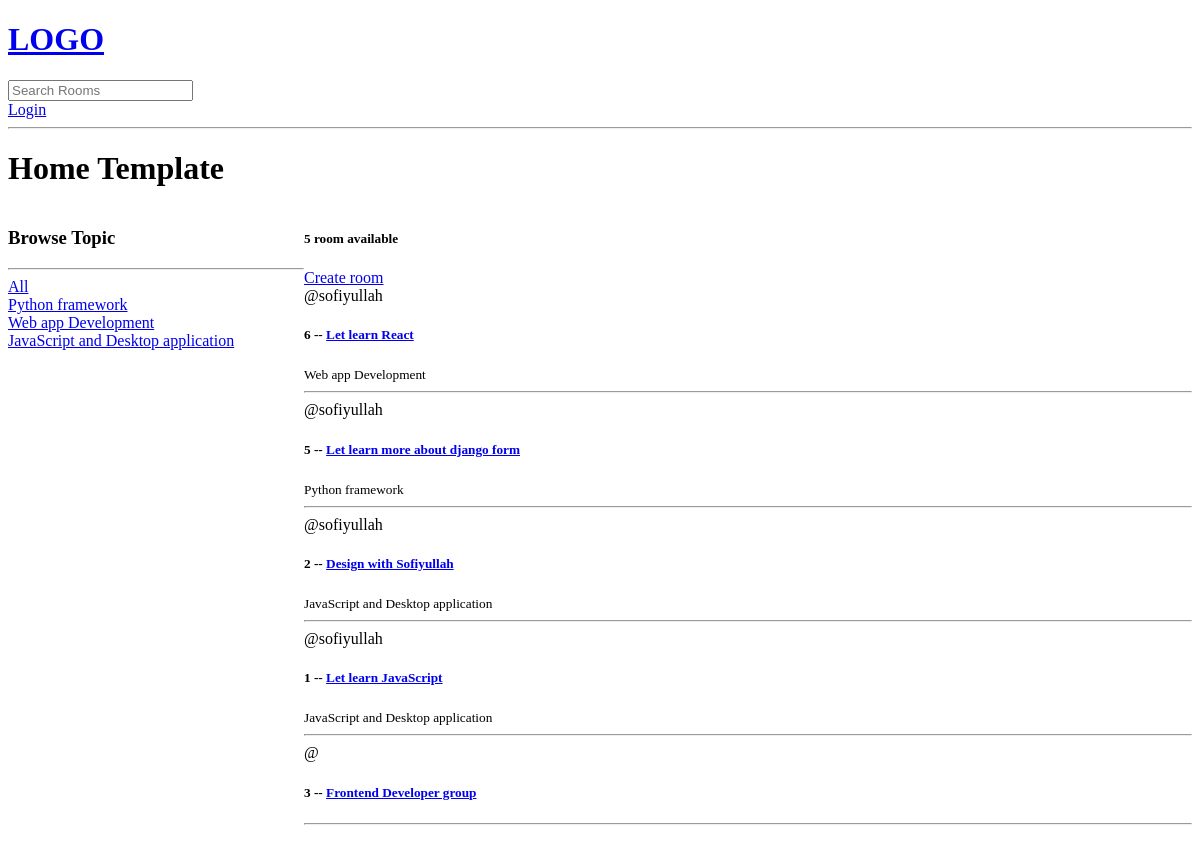
The app's page /, older data.
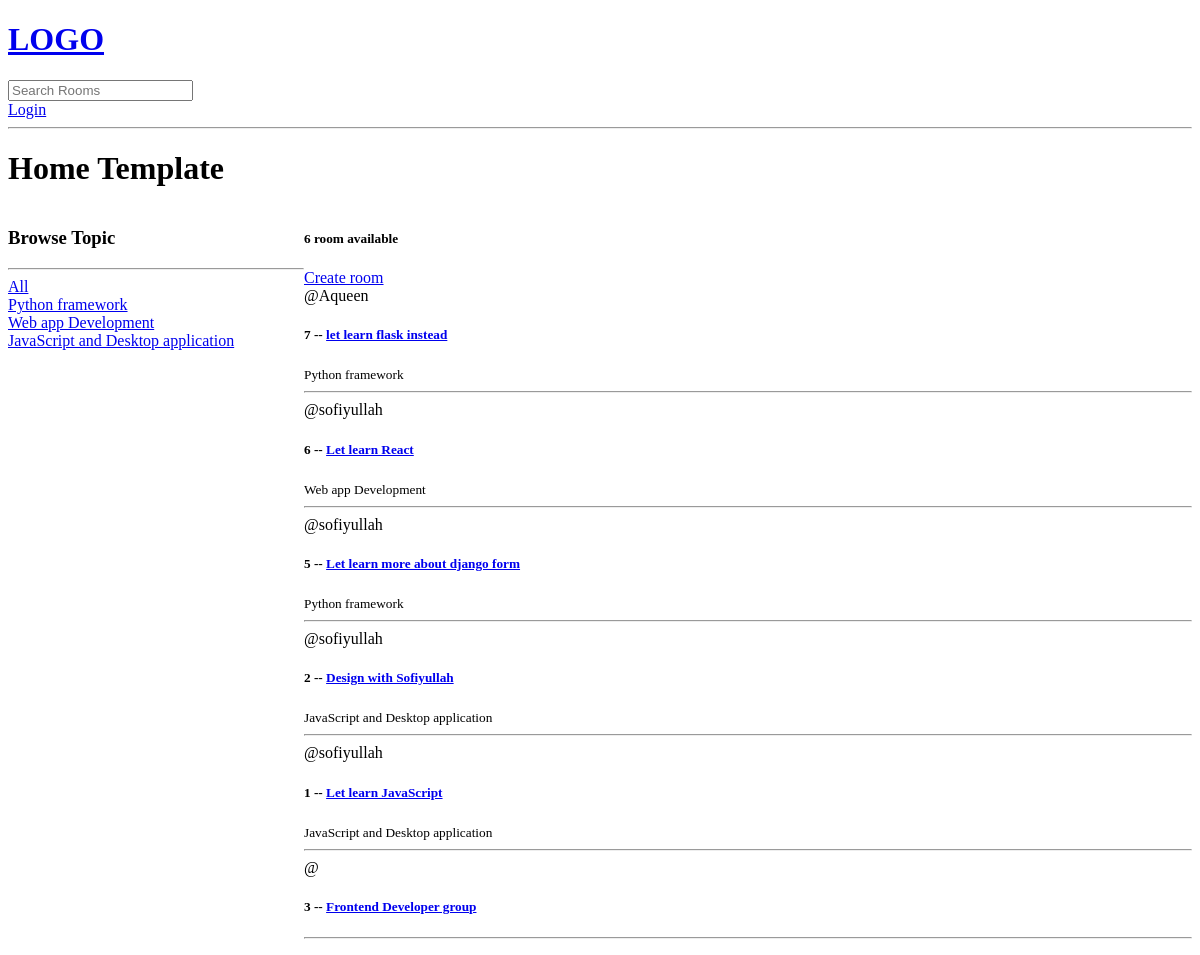
The same page, newer data.
### base/models.py (models this page shows, shortened)
class Topic(models.Model):
  name = models.CharField(max_length=200)

class Room(models.Model):
  host = models.ForeignKey(User, on_delete=models.SET_NULL, null = True)
  topic = models.ForeignKey(Topic, on_delete=models.SET_NULL, null = True)
  name = models.CharField(max_length=200)
  description = models.TextField(null=True, blank=True)
  updated = models.DateTimeField(auto_now=True)
  created = models.DateTimeField(auto_now_add=True)
  class Meta:
    ordering = ['-updated', '-created']

### base/views.py (the view)
# urls.py: path('', views.home, name='home'),
def home(request):
    query = request.GET.get('q') if request.GET.get('q') != None else ''
    rooms= Room.objects.filter(Q(topic__name__icontains=query) |
        Q(name__icontains=query) | Q(description__icontains=query))
    topics = Topic.objects.all()
    room_count = rooms.count()
    context = {'rooms':rooms, 'topics':topics, 'room_count':room_count }
    return  render(request, 'base/home.html', context)

### base/templates/base/home.html (shortened to what this page needs)
{% extends "main.html" %} {% block content %}
<h1>Home Template</h1>
<div class="home-container">
    <div class="">
        <h3>Browse Topic</h3>
        <hr>
        <div class="">
            <a href="{% url 'home' %}" class="">All</a>
        </div>
        {% for topic in topics %}
        <div class="">
            <a href="{% url 'home' %}?q={{topic.name}}" class="">{{topic.name}}</a>
        </div>
        {% endfor %}
    </div>
    <div class="">
        <h5>{{room_count}} room available</h5>
        <a href="{% url 'create-room'  %}" class="">Create room</a>
        <div class="">
            {% for room in rooms %}
            <div class="">
                <span>@{{room.host.username}}</span>
                <h5 class="">{{room.id}} -- <a href={% url 'room' room.id %}>{{room.name}}</a></h5>
                <small>{{room.topic.name}}</small>
                <hr>
            </div>
            {% endfor %}
        </div>
    </div>
</div>
{% endblock content %}

Row changes from the older to the newer data that the page shows:
added Room: host.username "Aqueen", id "7", name "let learn flask instead", topic.name "Python framework"
Text that changed along with them:
{{ room_count }}: "5" → "6"
